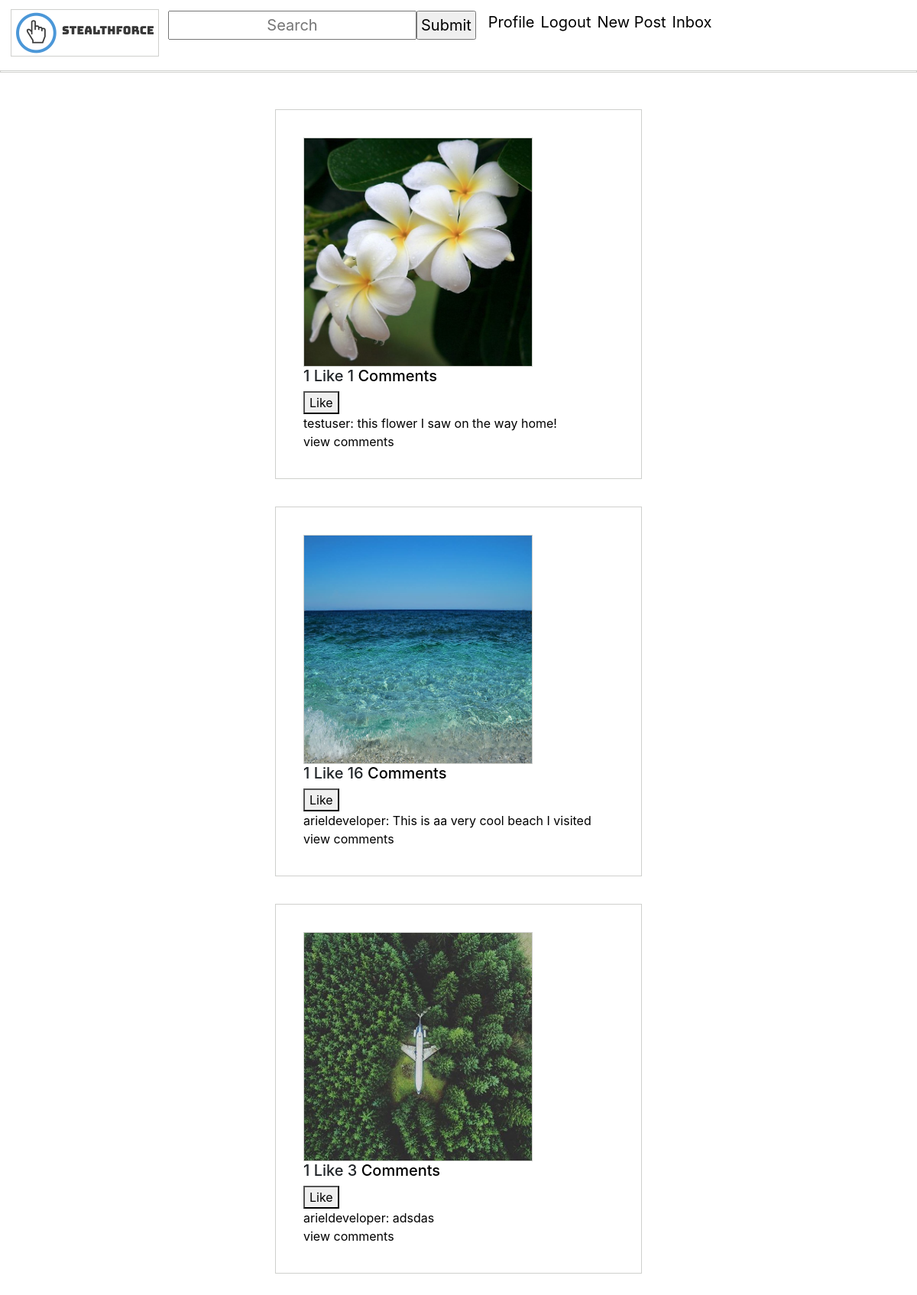
Page / (signed in) on the committed database.
### feed/models.py (models this page shows, shortened)
class FeedItem(models.Model):
    caption = models.CharField(max_length=255, blank=True, null=True) #Allow user
    owner = models.ForeignKey(User, on_delete=models.CASCADE)
    created_time = models.DateTimeField(auto_now_add=True)
    updated_time = models.DateTimeField(auto_now_add=True)
    image = models.ImageField(null=True, blank=True)
    liked = models.ManyToManyField(User, default=None, blank=True, related_name='liked')
    @property
    def number_of_likes(self):
        return self.liked.all().count()
    @property
    def image_url(self):
        if self.image and hasattr(self.image, 'url'):
            return self.image.url
    @property
    def comment_count(self):
        return Comment.objects.filter(feedItem=self).count()

### users/models.py (models this page shows, shortened)
class Account(AbstractBaseUser):
    email = models.EmailField(verbose_name="email", max_length=60, unique=True)
    username = models.CharField(max_length=30, unique=True)
    date_joined = models.DateTimeField(verbose_name='date joined', auto_now_add=True)
    last_login = models.DateTimeField(verbose_name='last login', auto_now=True)
    is_admin = models.BooleanField(default=False)
    is_staff = models.BooleanField(default=False)
    is_superuser = models.BooleanField(default=False)
    is_active = models.BooleanField(default=True)
    followers = models.ManyToManyField("Account", blank=True, symmetrical=False, related_name="people_followers")
    following = models.ManyToManyField("Account", blank=True, symmetrical=False, related_name="people_following")
    profile_picture = models.ImageField(null=True, blank=True, default = 'static/default.png')
    USERNAME_FIELD = 'email' #allows user to login with email instead of username/id
    REQUIRED_FIELDS = ['username']
    objects = MyAccountManager()

### feed/views.py (the view)
# urls.py: path('', login_required(feed_views.feed_view.as_view(template_name="feed/feed.html")), name='home'), #main homepage
class feed_view(ListView):
    model = FeedItem
    template_name = 'feed/feed.html'
    context_object_name = 'feed_posts' #all posts
    ordering = ['-created_time'] #order by models created_time
    def get_context_data(self, *args, **kwargs):
        context = super(feed_view, self).get_context_data(*args, **kwargs)
        context['user'] = self.request.user
        return context

### feed/templates/feed/feed.html (shortened to what this page needs)
{% extends 'main_app/base.html' %}
{% block body %}
    {% for feed_post in feed_posts %}
    <div class="post_div">
        <img width="300" height="300" src="{{ feed_post.image_url|default_if_none:'#' }}"/>
        <h5>{{ feed_post.number_of_likes }} Like {{ feed_post.comment_count }} <a
                href="/p/{{ feed_post.id }}">Comments</a></h5>
        <form action="{% url 'like' %}" method="POST">
            {% if user not in feed_post.liked.all %}
                <button type="submit">Like</button>
            {% else %}
                <button type="submit">Unlike</button>
            {% endif %}
        </form>
        <a href="{% url 'profile' feed_post.owner.username %}"> {{ feed_post.owner.username }}:</a><a
            href="{% url 'feed-detail' feed_post.id %}"> {{ feed_post.caption }}</a>
        <br>
        <a href="/p/{{ feed_post.id }}">view comments</a>
        <br>
    </div>
    {% endfor %}
{% endblock %}

### static/css/main.css (style rules this page uses)
img { border: 1px solid rgba(124, 128, 119, 0.37); }
.post_div { margin-left: auto; margin-right: auto; margin-bottom: 3%; margin-top: 3%; border: 1px solid rgba(124, 128, 119, 0.37) ; padding: 3%; width: 40% }
a { cursor: default; color: black; text-decoration:none; }

### rows in the picture
FeedItem: image_url (picture), number_of_likes "1", comment_count "1", shows "Like", owner.username "testuser", caption "this flower I saw on the way home!"
FeedItem: image_url (picture), number_of_likes "1", comment_count "16", shows "Like", owner.username "arieldeveloper", caption "This is aa very cool beach I visited"
FeedItem: image_url (picture), number_of_likes "1", comment_count "3", shows "Like", owner.username "arieldeveloper", caption "adsdas"
